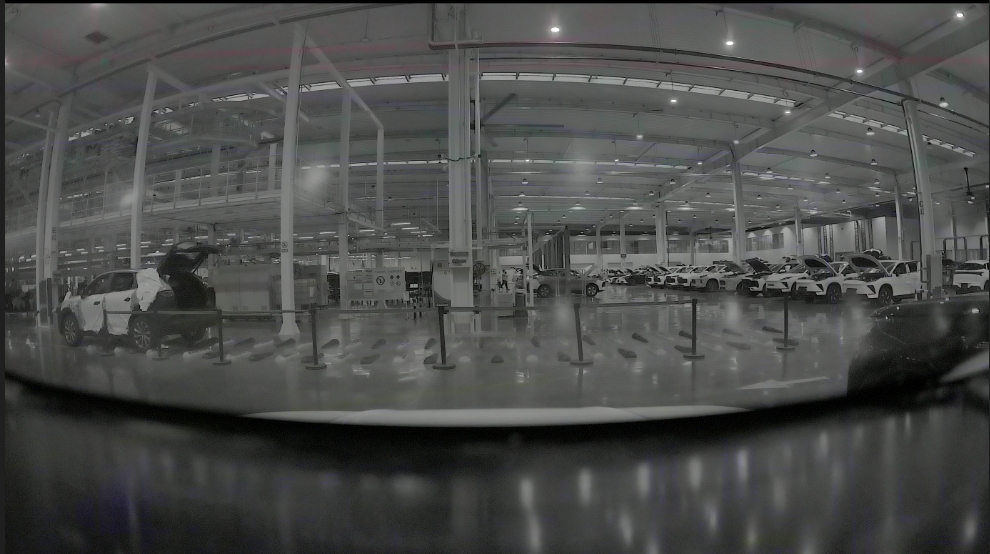
#> input picture py_script/CV2/potor/img_v3_02sp_7a5ee115-b019-4260-81a5-9fbd05e0e76g.jpg, 990 x 554 px
$ python chaocha.py
#> lines starting #> are read from the running program, lines starting #| are printed output that depends on the picture; after the words box and inside, x2 and y2 are one past the last pixel; in counts of white or black regions, pixels touching at a corner belong together
import cv2
import numpy as np
import os
import json
from datetime import datetime
import matplotlib.pyplot as plt

class InstallationErrorAnalyzer:
    def __init__(self, camera_path, simulation_path, output_dir="./error_analysis"):
        """
        初始化安装误差分析器

        Args:
            camera_path: 相机实际拍摄图像路径
            simulation_path: 仿真设计图像路径
            output_dir: 输出目录
        """
#> called with output_dir = './error_analysis_results'
        self.camera_path = camera_path
        self.simulation_path = simulation_path
        self.output_dir = output_dir

        # 创建输出目录
        os.makedirs(output_dir, exist_ok=True)

        # 读取图像
        self.camera_img = cv2.imread(camera_path)
#> self.camera_img is the input picture: shape (554, 990, 3); mean B, G, R 74.4, 75.7, 74.7
        self.simulation_img = cv2.imread(simulation_path)
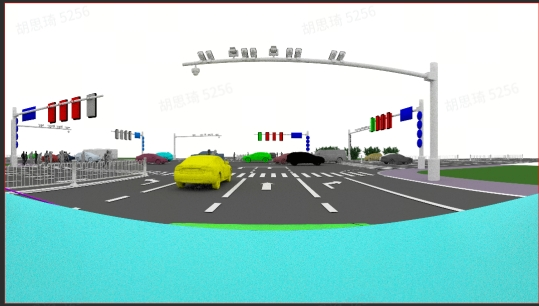
#> input picture py_script/CV2/potor/img_v3_02sp_e51b3634-66a9-4d6b-9b3d-69e53271910g.jpg, 539 x 306 px
#> self.simulation_img is the input picture: shape (306, 539, 3); mean B, G, R 201.6, 205.1, 167

        if self.camera_img is None or self.simulation_img is None:
            raise ValueError("无法加载图像文件")

        # 图像尺寸
        self.camera_height, self.camera_width = self.camera_img.shape[:2]
        self.sim_height, self.sim_width = self.simulation_img.shape[:2]

        # 存储结果
        self.results = {
            "analysis_time": datetime.now().strftime("%Y-%m-%d %H:%M:%S"),
            "camera_image": camera_path,
            "simulation_image": simulation_path,
            "image_dimensions": {
                "camera": {"width": self.camera_width, "height": self.camera_height},
                "simulation": {"width": self.sim_width, "height": self.sim_height}
            }
        }

    def analyze_with_feature_matching(self, threshold=30, min_matches=10):
        """
        使用特征点匹配进行详细误差分析

        Args:
            threshold: 像素差异阈值
            min_matches: 最小匹配点数量

        Returns:
            误差分析结果字典
        """
#> called with threshold = 30, min_matches = 10
        print("开始特征点匹配分析...")

        # 转换为灰度图
        gray_camera = cv2.cvtColor(self.camera_img, cv2.COLOR_BGR2GRAY)
        gray_simulation = cv2.cvtColor(self.simulation_img, cv2.COLOR_BGR2GRAY)
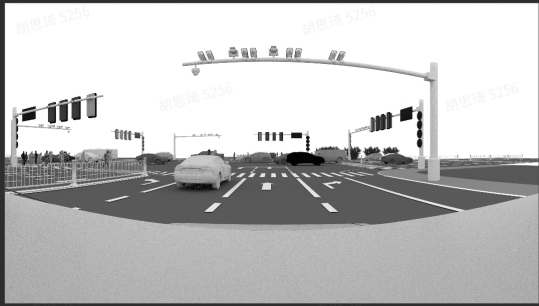
#> gray_simulation: shape (306, 539); min 2, max 255, mean 193.4

        # 使用SIFT特征检测器（比ORB更稳定）
        sift = cv2.SIFT_create()
        kp1, des1 = sift.detectAndCompute(gray_camera, None)
#> kp1 = 1159 keypoints; strongest (x, y, size): (859, 71, 3), (729, 43, 4.1), (673, 101, 2.3), (944, 104, 3.9)
        kp2, des2 = sift.detectAndCompute(gray_simulation, None)
#> kp2 = 467 keypoints; strongest (x, y, size): (406, 114, 8.3), (419, 143, 4.4), (308, 137, 2.3), (308, 149, 2.2)

        if des1 is None or des2 is None:
            print("警告: 无法检测到足够特征点")
            return self.analyze_with_simple_method(threshold)

        # FLANN匹配器
        FLANN_INDEX_KDTREE = 1
        index_params = dict(algorithm=FLANN_INDEX_KDTREE, trees=5)
        search_params = dict(checks=50)

        flann = cv2.FlannBasedMatcher(index_params, search_params)
        matches = flann.knnMatch(des1, des2, k=2)
#> matches = 1159 matches

        # 筛选好的匹配点
        good_matches = []
        for m, n in matches:
            if m.distance < 0.7 * n.distance:
                good_matches.append(m)
#> after the loop, good_matches = 12 matches

        print(f"找到 {len(good_matches)} 个良好匹配点")
#| 找到 12 个良好匹配点

        if len(good_matches) < min_matches:
            print(f"警告: 匹配点不足({len(good_matches)} < {min_matches})，使用简单方法")
            return self.analyze_with_simple_method(threshold)

        # 获取匹配点坐标
        src_pts = np.float32([kp1[m.queryIdx].pt for m in good_matches]).reshape(-1, 1, 2)
#> src_pts = [[105, 312.4], [212.4, 288.2], [287.2, 300.9], [437, 77.69], [447.1, 354.4], [472.1, 216.3], [534.2, 535.1], [665.5, 50.46], [769.7, 388.4], [814.1, 72.98], [822.9, 440.7], [869.5, 133.3]]
        dst_pts = np.float32([kp2[m.trainIdx].pt for m in good_matches]).reshape(-1, 1, 2)
#> dst_pts = [[174.8, 136.9], [389.4, 126.4], [299.5, 180], [226.6, 194.9], [524.4, 156.7], [431.1, 135.4], [226.6, 194.9], [419.4, 133.7], [524.4, 156.7], [419.4, 133.7], [524.4, 156.7], [306.4, 175.4]]

        # 计算单应性矩阵
        homography_matrix, mask = cv2.findHomography(
            dst_pts, src_pts, cv2.RANSAC, ransacReprojThreshold=5.0
        )
#> homography_matrix = [[0.00765, -0.489, 96.53], [-0.147, -1.45, 315.8], [-0.000498, -0.00452, 1]]; mask = [1, 0, 1, 1, 0, 0, 0, 0, 1, 0, 0, 0]

        if homography_matrix is None:
            print("警告: 无法计算单应性矩阵")
            return self.analyze_with_simple_method(threshold)

        # 应用透视变换
        projected_simulation = cv2.warpPerspective(
            self.simulation_img,
            homography_matrix,
            (self.camera_width, self.camera_height)
        )
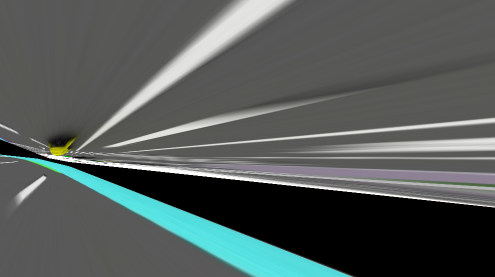
#> projected_simulation: shape (554, 990, 3) (shown at 1/2 size); mean B, G, R 89.1, 90.5, 83.7

        # 保存投影图像
        projected_path = os.path.join(self.output_dir, "projected_simulation.jpg")
        cv2.imwrite(projected_path, projected_simulation)

        # 计算像素级误差
        pixel_error = self._calculate_pixel_error(
            self.camera_img, projected_simulation, threshold
        )

        # 计算几何误差
        geometric_error = self._calculate_geometric_error(
            src_pts, dst_pts, homography_matrix, mask
        )

        # 生成可视化结果
        self._generate_visualizations(
            kp1, kp2, good_matches, mask,
            self.camera_img, projected_simulation,
            pixel_error["diff_image"]
        )

        # 合并结果
        self.results.update({
            "method": "feature_matching",
            "num_matches": len(good_matches),
            "homography_matrix": homography_matrix.tolist(),
            "pixel_error": pixel_error,
            "geometric_error": geometric_error,
            "projected_image": projected_path
        })

        return self.results

    # [44 lines left out: function analyze_with_simple_method, not called in this run]

    def _calculate_pixel_error(self, img1, img2, threshold):
        """
        计算像素级误差
        """
#> called with threshold = 30
        # 转换为灰度图
        gray1 = cv2.cvtColor(img1, cv2.COLOR_BGR2GRAY)
        gray2 = cv2.cvtColor(img2, cv2.COLOR_BGR2GRAY)
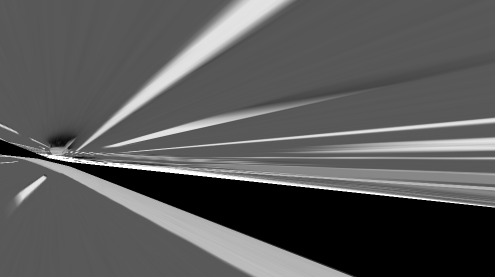
#> gray2: shape (554, 990) (shown at 1/2 size); min 0, max 255, mean 88.4

        # 计算绝对差值
        diff = cv2.absdiff(gray1, gray2)
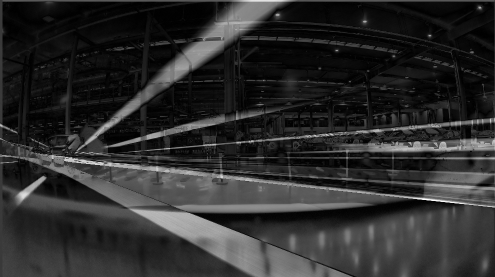
#> diff: shape (554, 990) (shown at 1/2 size); min 0, max 255, mean 44.5

        # 应用阈值
        _, thresholded = cv2.threshold(diff, threshold, 255, cv2.THRESH_BINARY)
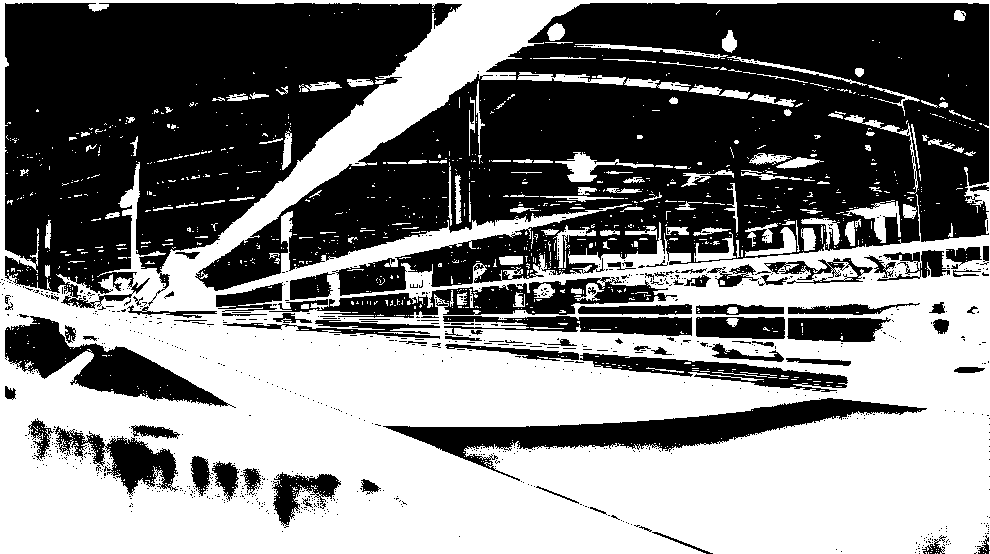
#> thresholded: shape (554, 990); 49.8% white; 1224 white regions (1083 under 20 px), largest, box (x1, y1, x2, y2) and area: (0, 0, 990, 554) 252774, (517, 72, 691, 92) 1110, (555, 152, 654, 182) 853

        # 计算统计信息
        total_pixels = diff.size
        error_pixels = np.count_nonzero(thresholded)
#> error_pixels = 273050
#> (the rest of the program and of its run is left out)
